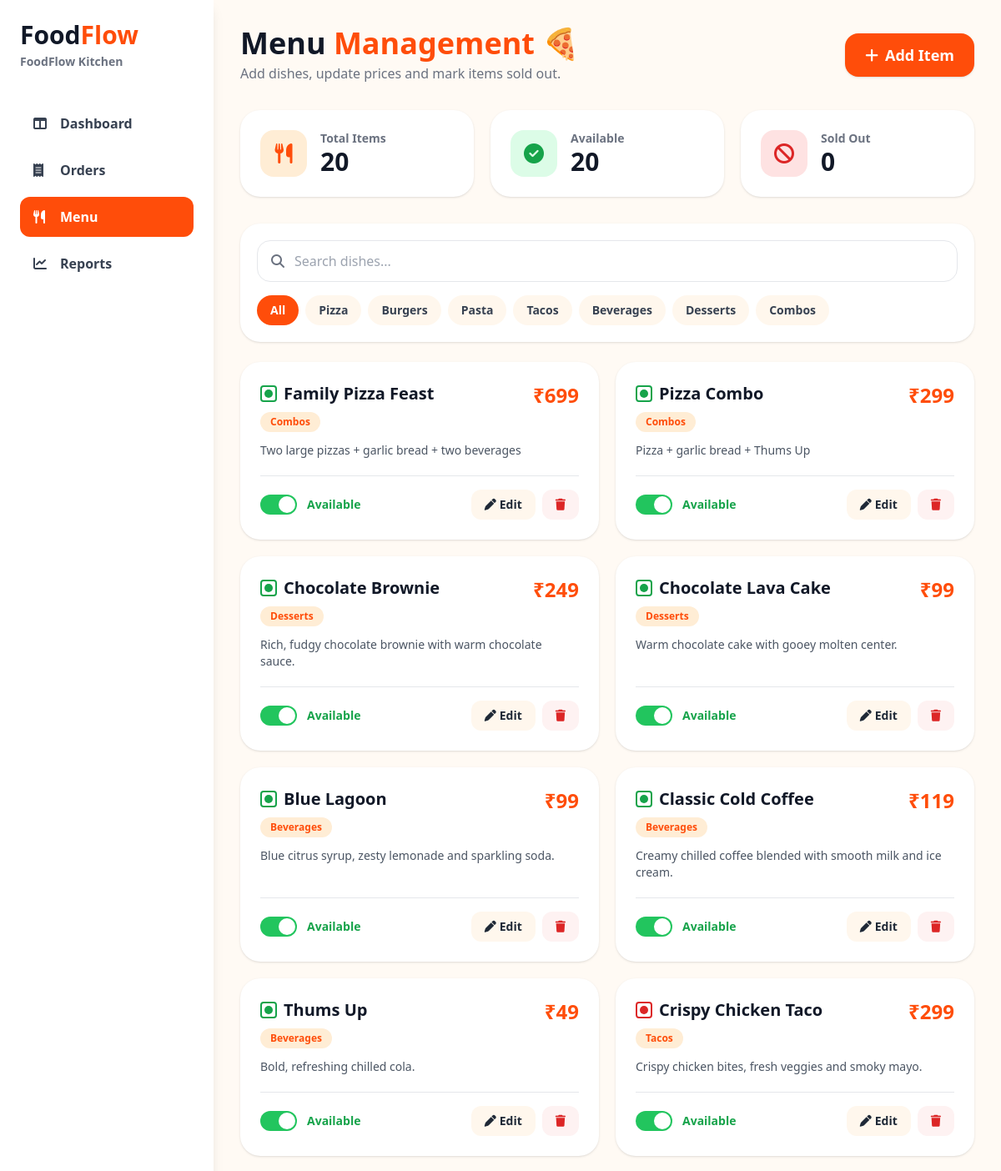
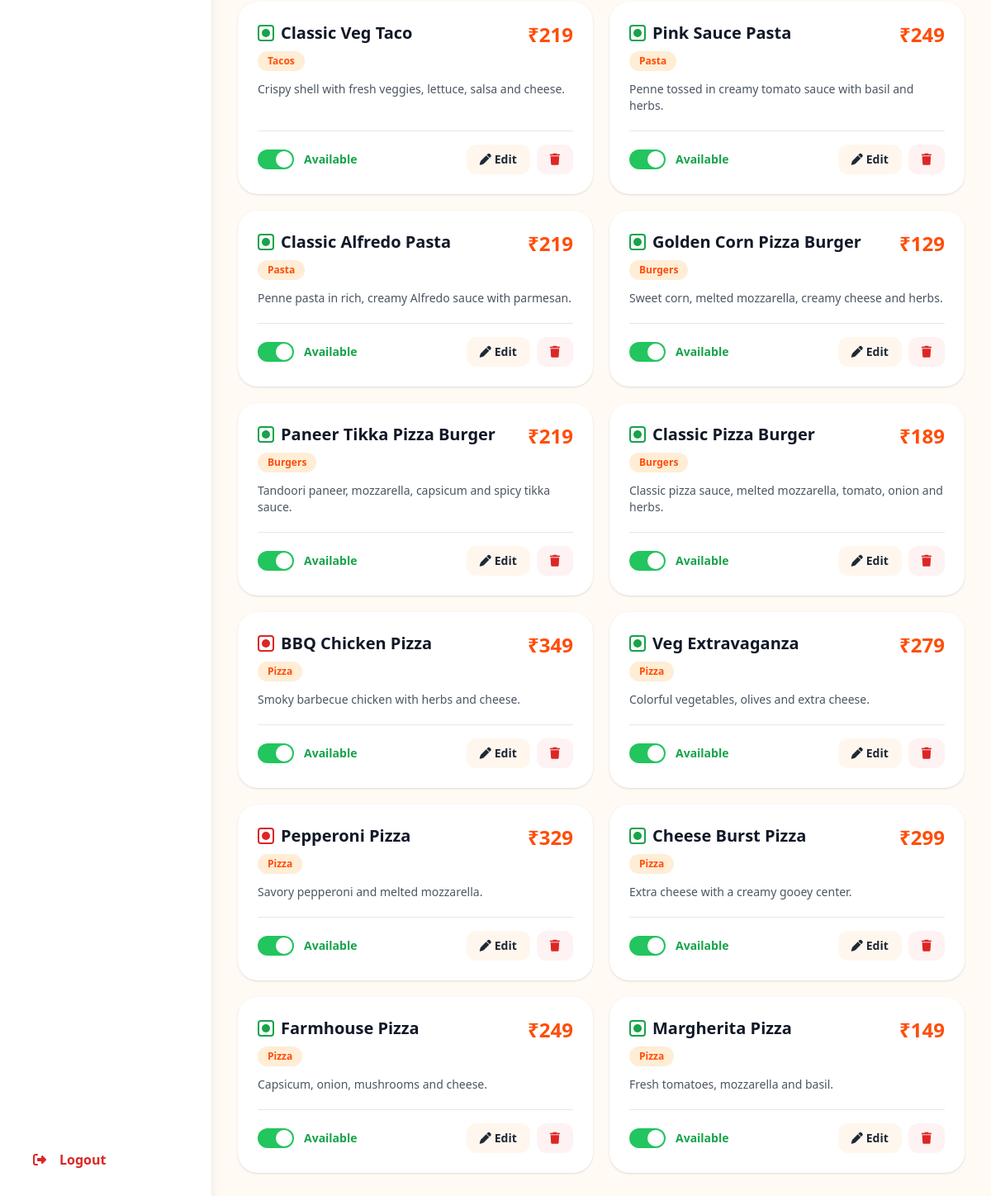
/Foodflow/Foodflow/Login/menu_save.php (signed in), run on the app's committed database (2 pictures, top to bottom).
### tables this page shows
CREATE TABLE restaurants (
    restaurant_id   INT AUTO_INCREMENT PRIMARY KEY,
    restaurant_name VARCHAR(150) NOT NULL,
    address         VARCHAR(255) DEFAULT NULL,
    city            VARCHAR(100) DEFAULT NULL,
    phone           VARCHAR(20) DEFAULT NULL,
    email           VARCHAR(150) DEFAULT NULL,
    is_active       TINYINT(1) NOT NULL DEFAULT 1,
    created_at      TIMESTAMP NOT NULL DEFAULT CURRENT_TIMESTAMP
);

CREATE TABLE food (
    id            INT AUTO_INCREMENT PRIMARY KEY,
    category_id   INT NULL,
    restaurant_id INT NULL,
    name          VARCHAR(100) NOT NULL,
    description   VARCHAR(255) DEFAULT NULL,
    price         DECIMAL(8,2) NOT NULL,
    stock         INT NOT NULL DEFAULT 50,
    available     TINYINT(1) NOT NULL DEFAULT 1,
    is_veg        TINYINT(1) NOT NULL DEFAULT 1,
    image         VARCHAR(255) NULL,
    CONSTRAINT chk_food_price CHECK (price >= 0),
    CONSTRAINT chk_food_stock CHECK (stock >= 0),
    CONSTRAINT fk_food_category   FOREIGN KEY (category_id)   REFERENCES categories(id) ON DELETE SET NULL,
    CONSTRAINT fk_food_restaurant FOREIGN KEY (restaurant_id) REFERENCES users(user_id) ON DELETE SET NULL,
    INDEX idx_food_available (available)
);

### Foodflow/Foodflow/Login/menu_save.php (called while the page is built)
<?php
require_once __DIR__ . '/rest_menu.php';

### Foodflow/Foodflow/Login/rest_menu.php (the view, shortened to what this page needs)
<?php
require_once __DIR__ . '/../db.php';
$restaurantName = 'FoodFlow Kitchen';
try {
    $stmt = $pdo->query("SELECT * FROM restaurants WHERE is_active = 1 LIMIT 1");
    if ($stmt && ($restaurant = $stmt->fetch(PDO::FETCH_ASSOC))) {
        $restaurantName = $restaurant['restaurant_name'] ?? 'FoodFlow Kitchen';
    }
} catch (PDOException $e) {
    error_log($e->getMessage());
}
$categories = ['Pizza', 'Pasta', 'Burgers', 'Tacos', 'Beverages', 'Desserts', 'Combos'];
try {
    $catRows = $pdo->query("SELECT name FROM categories ORDER BY id")->fetchAll(PDO::FETCH_COLUMN);
    if (!empty($catRows)) {
        $categories = $catRows;
    }
    $dbItems = $pdo->query("SELECT f.id, f.name, COALESCE(c.name, 'Pizza') AS category,
                                   f.price, f.is_veg AS veg, f.available,
                                   COALESCE(f.image, 'margherita.png') AS image,
                                   COALESCE(f.description, '') AS `desc`
                            FROM food f
                            LEFT JOIN categories c ON f.category_id = c.id
                            ORDER BY f.id DESC")->fetchAll(PDO::FETCH_ASSOC);
    if (!empty($dbItems)) {
        $items = $dbItems;
    }
} catch (PDOException $e) {
    error_log($e->getMessage());
}
$totalItems     = count($items);
$availableCount = count(array_filter($items, fn($i) => !empty($i['available'])));
$soldOutCount   = $totalItems - $availableCount;
?>
<!DOCTYPE html>
<html lang="en">
<head>
    <script src="https://cdn.tailwindcss.com"></script>
    <link rel="stylesheet"
          href="https://cdnjs.cloudflare.com/ajax/libs/font-awesome/6.7.2/css/all.min.css">
</head>
<body class="m-0 min-h-screen bg-orange-50/60 text-gray-900">
<div class="flex min-h-screen">
    <aside class="hidden w-64 shrink-0 flex-col bg-white p-6 shadow-lg lg:flex">
        <h1 class="text-3xl font-bold">
            Food<span class="text-[#ff4d0a]">Flow</span>
        </h1>
        <p class="mt-1 text-sm font-semibold text-gray-500">
            <?= htmlspecialchars($restaurantName, ENT_QUOTES, 'UTF-8') ?>
        </p>
        <nav class="mt-10 space-y-2 font-semibold">
            <a href="dashboard.php"
               class="flex items-center gap-3 rounded-xl px-4 py-3 text-gray-700 hover:bg-orange-50">
                <i class="fa-solid fa-table-columns w-5"></i> Dashboard
            </a>
            <a href="rest_orders.php"
               class="flex items-center gap-3 rounded-xl px-4 py-3 text-gray-700 hover:bg-orange-50">
                <i class="fa-solid fa-receipt w-5"></i> Orders
            </a>
            <a href="#"
               class="flex items-center gap-3 rounded-xl bg-[#ff4d0a] px-4 py-3 text-white">
                <i class="fa-solid fa-utensils w-5"></i> Menu
            </a>
            <a href="rest_reports.php"
               class="flex items-center gap-3 rounded-xl px-4 py-3 text-gray-700 hover:bg-orange-50">
                <i class="fa-solid fa-chart-line w-5"></i> Reports
            </a>
        </nav>
        <a href="../logout.php"
           class="mt-auto flex items-center gap-3 rounded-xl px-4 py-3 font-semibold
                  text-red-600 hover:bg-red-50">
            <i class="fa-solid fa-right-from-bracket w-5"></i> Logout
        </a>
    </aside>
    <main class="flex-1 p-4 md:p-8">
        <header class="flex flex-wrap items-center justify-between gap-4">
            <div>
                <h2 class="text-3xl font-extrabold md:text-4xl">
                    Menu <span class="text-[#ff4d0a]">Management</span> 🍕
                </h2>
                <p class="mt-1 font-medium text-gray-500">
                    Add dishes, update prices and mark items sold out.
                </p>
            </div>
            <button type="button" onclick="openModal()"
                    class="rounded-2xl bg-[#ff4d0a] px-6 py-3 text-lg font-bold text-white
                           shadow hover:bg-orange-500">
                <i class="fa-solid fa-plus mr-2"></i>Add Item
            </button>
        </header>
        <section class="mt-8 grid grid-cols-1 gap-5 sm:grid-cols-3">
            <div class="flex items-center gap-4 rounded-3xl bg-white p-6 shadow">
                <div class="flex h-14 w-14 items-center justify-center rounded-2xl bg-orange-100 text-2xl text-[#ff4d0a]">
                    <i class="fa-solid fa-utensils"></i>
                </div>
                <div>
                    <p class="text-sm font-semibold text-gray-500">Total Items</p>
                    <p class="text-3xl font-extrabold"><?= $totalItems ?></p>
                </div>
            </div>
            <div class="flex items-center gap-4 rounded-3xl bg-white p-6 shadow">
                <div class="flex h-14 w-14 items-center justify-center rounded-2xl bg-green-100 text-2xl text-green-600">
                    <i class="fa-solid fa-circle-check"></i>
                </div>
                <div>
                    <p class="text-sm font-semibold text-gray-500">Available</p>
                    <p id="availableCount" class="text-3xl font-extrabold"><?= $availableCount ?></p>
                </div>
            </div>
            <div class="flex items-center gap-4 rounded-3xl bg-white p-6 shadow">
                <div class="flex h-14 w-14 items-center justify-center rounded-2xl bg-red-100 text-2xl text-red-600">
                    <i class="fa-solid fa-ban"></i>
                </div>
                <div>
                    <p class="text-sm font-semibold text-gray-500">Sold Out</p>
                    <p id="soldOutCount" class="text-3xl font-extrabold"><?= $soldOutCount ?></p>
                </div>
            </div>
        </section>
        <section class="mt-8 rounded-3xl bg-white p-5 shadow">
            <div class="flex flex-wrap items-center gap-4">
                <div class="flex min-w-[220px] flex-1 items-center gap-3 rounded-2xl
                            border border-gray-200 px-4 py-3 focus-within:border-orange-500">
                    <i class="fa-solid fa-magnifying-glass text-gray-500"></i>
                    <input id="searchInput" type="text" placeholder="Search dishes..."
                           class="w-full outline-none">
                </div>
                <div id="filters" class="flex flex-wrap gap-2">
                    <button type="button" data-cat="All"
                            class="filter-btn rounded-full bg-[#ff4d0a] px-4 py-2 text-sm font-bold text-white">
                        All
                    </button>
                    <?php foreach ($categories as $c): ?>
                        <button type="button" data-cat="<?= htmlspecialchars($c, ENT_QUOTES, 'UTF-8') ?>"
                                class="filter-btn rounded-full bg-orange-50 px-4 py-2 text-sm font-bold text-gray-700 hover:bg-orange-100">
                            <?= htmlspecialchars($c) ?>
                        </button>
                    <?php endforeach; ?>
                </div>
            </div>
        </section>
        <section id="grid" class="mt-6 grid grid-cols-1 gap-5 md:grid-cols-2 2xl:grid-cols-3">
            <?php foreach ($items as $it): ?>
                <article class="item-card flex flex-col rounded-3xl bg-white p-6 shadow"
                         data-name="<?= htmlspecialchars(strtolower($it['name']), ENT_QUOTES, 'UTF-8') ?>"
                         data-cat="<?= htmlspecialchars($it['category'], ENT_QUOTES, 'UTF-8') ?>"
                         data-available="<?= $it['available'] ? '1' : '0' ?>">
                    <div class="flex items-start justify-between gap-3">
                        <div>
                            <div class="flex items-center gap-2">
                                <span class="flex h-5 w-5 items-center justify-center rounded border-2
                                             <?= $it['veg'] ? 'border-green-600' : 'border-red-600' ?>"
                                      title="<?= $it['veg'] ? 'Veg' : 'Non-veg' ?>">
                                    <span class="h-2.5 w-2.5 rounded-full <?= $it['veg'] ? 'bg-green-600' : 'bg-red-600' ?>"></span>
                                </span>
                                <h3 class="text-xl font-extrabold"><?= htmlspecialchars($it['name']) ?></h3>
                            </div>
                            <span class="mt-2 inline-block rounded-full bg-orange-100 px-3 py-1 text-xs font-bold text-[#ff4d0a]">
                                <?= htmlspecialchars($it['category']) ?>
                            </span>
                        </div>
                        <p class="text-2xl font-extrabold text-[#ff4d0a]">₹<?= (int)$it['price'] ?></p>
                    </div>
                    <p class="mt-3 flex-1 text-sm text-gray-600"><?= htmlspecialchars($it['desc']) ?></p>
                    <div class="mt-5 flex items-center justify-between border-t pt-4">
                        <label class="flex cursor-pointer items-center gap-3">
                            <span class="relative inline-flex items-center">
                                <span class="h-6 w-11 rounded-full bg-gray-300 transition peer-checked:bg-green-500
                                             after:absolute after:left-0.5 after:top-0.5 after:h-5 after:w-5
                                             after:rounded-full after:bg-white after:transition
                                             peer-checked:after:translate-x-5"></span>
                            </span>
                            <span class="status-text text-sm font-bold <?= $it['available'] ? 'text-green-600' : 'text-red-600' ?>">
                                <?= $it['available'] ? 'Available' : 'Sold out' ?>
                            </span>
                        </label>
                        <div class="flex gap-2">
                            <button type="button"
                                    onclick='openModal(<?= json_encode($it, JSON_HEX_APOS | JSON_HEX_QUOT | JSON_HEX_TAG | JSON_HEX_AMP) ?>)'
                                    class="rounded-xl bg-orange-50 px-4 py-2 text-sm font-bold text-gray-800 hover:bg-orange-100">
                                <i class="fa-solid fa-pen mr-1"></i>Edit
                            </button>
                            <button type="button"
                                    onclick="if(confirm('Delete this item?')){ /* TODO: delete from DB */ this.closest('article').remove(); }"
                                    class="rounded-xl bg-red-50 px-4 py-2 text-sm font-bold text-red-600 hover:bg-red-100">
                                <i class="fa-solid fa-trash"></i>
                            </button>
                        </div>
                    </div>
                </article>
            <?php endforeach; ?>
        </section>
    </main>
</div>
</body>
</html>

### data on the page
restaurants: restaurant_name "FoodFlow Kitchen"
food: is_veg 1 (drawn), name "Family Pizza Feast", category "Combos", price "699", desc "Two large pizzas + garlic bread + two beverages", available "Available"
food: is_veg 1 (drawn), name "Pizza Combo", category "Combos", price "299", desc "Pizza + garlic bread + Thums Up", available "Available"
food: is_veg 1 (drawn), name "Chocolate Brownie", category "Desserts", price "249", desc "Rich, fudgy chocolate brownie with warm chocolate sauce.", available "Available"
food: is_veg 1 (drawn), name "Chocolate Lava Cake", category "Desserts", price "99", desc "Warm chocolate cake with gooey molten center.", available "Available"
food: is_veg 1 (drawn), name "Blue Lagoon", category "Beverages", price "99", desc "Blue citrus syrup, zesty lemonade and sparkling soda.", available "Available"
food: is_veg 1 (drawn), name "Classic Cold Coffee", category "Beverages", price "119", desc "Creamy chilled coffee blended with smooth milk and ice cream.", available "Available"
food: is_veg 1 (drawn), name "Thums Up", category "Beverages", price "49", desc "Bold, refreshing chilled cola.", available "Available"
food: is_veg 0 (drawn), name "Crispy Chicken Taco", category "Tacos", price "299", desc "Crispy chicken bites, fresh veggies and smoky mayo.", available "Available"
food: is_veg 1 (drawn), name "Classic Veg Taco", category "Tacos", price "219", desc "Crispy shell with fresh veggies, lettuce, salsa and cheese.", available "Available"
food: is_veg 1 (drawn), name "Pink Sauce Pasta", category "Pasta", price "249", desc "Penne tossed in creamy tomato sauce with basil and herbs.", available "Available"
food: is_veg 1 (drawn), name "Classic Alfredo Pasta", category "Pasta", price "219", desc "Penne pasta in rich, creamy Alfredo sauce with parmesan.", available "Available"
food: is_veg 1 (drawn), name "Golden Corn Pizza Burger", category "Burgers", price "129", desc "Sweet corn, melted mozzarella, creamy cheese and herbs.", available "Available"
food: is_veg 1 (drawn), name "Paneer Tikka Pizza Burger", category "Burgers", price "219", desc "Tandoori paneer, mozzarella, capsicum and spicy tikka sauce.", available "Available"
food: is_veg 1 (drawn), name "Classic Pizza Burger", category "Burgers", price "189", desc "Classic pizza sauce, melted mozzarella, tomato, onion and herbs.", available "Available"
food: is_veg 0 (drawn), name "BBQ Chicken Pizza", category "Pizza", price "349", desc "Smoky barbecue chicken with herbs and cheese.", available "Available"
food: is_veg 1 (drawn), name "Veg Extravaganza", category "Pizza", price "279", desc "Colorful vegetables, olives and extra cheese.", available "Available"
food: is_veg 0 (drawn), name "Pepperoni Pizza", category "Pizza", price "329", desc "Savory pepperoni and melted mozzarella.", available "Available"
food: is_veg 1 (drawn), name "Cheese Burst Pizza", category "Pizza", price "299", desc "Extra cheese with a creamy gooey center.", available "Available"
food: is_veg 1 (drawn), name "Farmhouse Pizza", category "Pizza", price "249", desc "Capsicum, onion, mushrooms and cheese.", available "Available"
food: is_veg 1 (drawn), name "Margherita Pizza", category "Pizza", price "149", desc "Fresh tomatoes, mozzarella and basil.", available "Available"

### other printed values
$totalItems "20"
$availableCount "20"
$soldOutCount "0"
$c "Pizza"
$c "Burgers"
$c "Pasta"
$c "Tacos"
$c "Beverages"
$c "Desserts"
$c "Combos"
